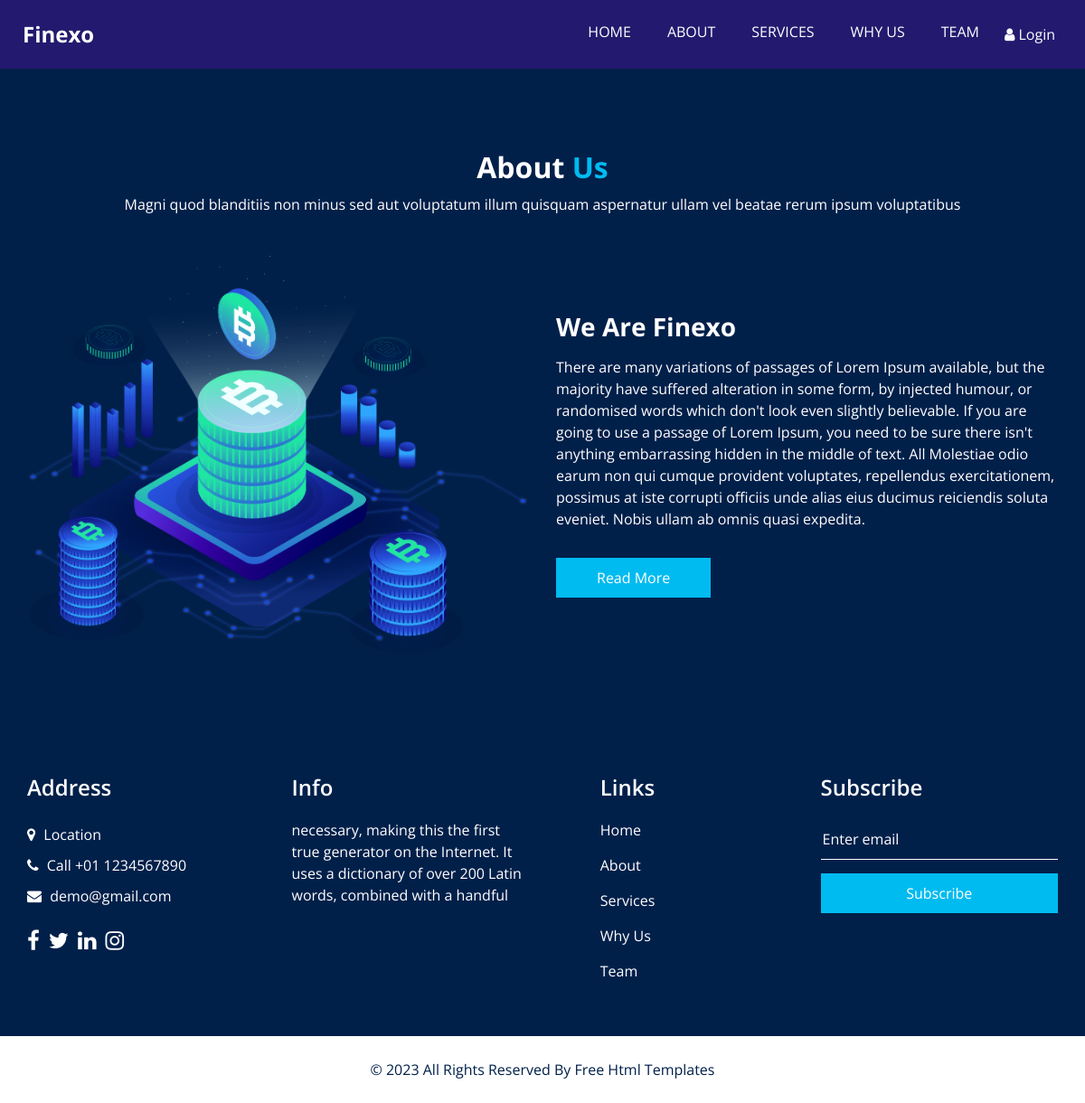
The page /about/ on the database its author committed.
### app1/models.py (models this page shows, shortened)
class AboutUs(models.Model):
    image = models.ImageField(upload_to="about/")
    title = models.CharField(max_length=200)
    text = models.TextField()
    objects = models.Manager()

### app1/views.py (the view)
# urls.py: path("about/", AboutView, name="about"),
def AboutView(req):
    about = AboutUs.objects.all()
    context = {"about": about}
    return render(req, "about.html", context)

### templates/about.html (shortened to what this page needs)
{% extends 'base.html' %}
{% load static %}
{% block content %}
<section class="about_section layout_padding">
    <div class="container  ">
        <div class="heading_container heading_center">
            <h2>
                About <span>Us</span>
            </h2>
            <p>
                Magni quod blanditiis non minus sed aut voluptatum illum quisquam aspernatur ullam vel beatae rerum
                ipsum voluptatibus
            </p>
        </div>
        {%for ab in about%}
        <div class="row">
            <div class="col-md-6 ">
                <div class="img-box">
                    <img src="{{ab.image.url}}" alt="">
                </div>
            </div>
            <div class="col-md-6">
                <div class="detail-box">
                    <h3>
                        {{ab.title}}
                    </h3>
                    <p>
                        {{ab.text}}
                    </p>
                    <a href="">
                        Read More
                    </a>
                </div>
            </div>
        </div>
        {%endfor%}
    </div>
</section>
{% endblock content %}

### static/css/responsive.css (style rules this page uses)
@media (min-width: 1200px) { .container { max-width: 1170px; } }

### static/css/style.css (style rules this page uses)
body { font-family: "Open Sans", sans-serif; color: #0c0c0c; background-color: #ffffff; overflow-x: hidden; }
.layout_padding { padding: 90px 0; }
.heading_container { display: flex; flex-direction: column; align-items: flex-start; }
.heading_container h2 { position: relative; font-weight: bold; margin-bottom: 0; }
.heading_container h2 span { color: #00bbf0; }
.heading_container p { margin-top: 10px; margin-bottom: 0; }
.heading_container.heading_center { align-items: center; text-align: center; }
a, a:hover, a:focus { text-decoration: none; }
.about_section { background-color: #00204a; color: #ffffff; }
.about_section .heading_container { margin-bottom: 45px; }
.about_section .row { align-items: center; }
.about_section .img-box img { max-width: 100%; }
.about_section .detail-box h3 { font-weight: bold; }
.about_section .detail-box p { margin-top: 15px; }
.about_section .detail-box a { display: inline-block; padding: 10px 45px; background-color: #00bbf0; color: #ffffff; border-radius: 0px; transition: all 0.3s; border: none; margin-top: 15px; }

### templates/base.html (style rules this page uses)
body { font-family: "Open Sans", sans-serif; color: #0c0c0c; background-color: #ffffff; overflow-x: hidden; }
.layout_padding { padding: 90px 0; }
.heading_container { display: flex; flex-direction: column; align-items: flex-start; }
.heading_container h2 { position: relative; font-weight: bold; margin-bottom: 0; }
.heading_container h2 span { color: #00bbf0; }
.heading_container p { margin-top: 10px; margin-bottom: 0; }
.heading_container.heading_center { align-items: center; text-align: center; }
a, a:hover, a:focus { text-decoration: none; }
.about_section { background-color: #00204a; color: #ffffff; }
.about_section .heading_container { margin-bottom: 45px; }
.about_section .row { align-items: center; }
.about_section .img-box img { max-width: 100%; }
.about_section .detail-box h3 { font-weight: bold; }
.about_section .detail-box p { margin-top: 15px; }
.about_section .detail-box a { display: inline-block; padding: 10px 45px; background-color: #00bbf0; color: #ffffff; border-radius: 0px; transition: all 0.3s; border: none; margin-top: 15px; }

### rows shown on the page
AboutUs: image (picture), title "We Are Finexo", text "There are many variations of passages of Lorem Ipsum available, but the majority have suffered alteration in some form, by injected humour, or randomised words which don't look even slightly believable. If you are going to use a passage of Lorem Ipsum, you need to be sure there isn't anything embarrassing hidden in the middle of text. All Molestiae odio earum non qui cumque provident voluptates, repellendus exercitationem, possimus at iste corrupti officiis unde alias eius ducimus reiciendis soluta eveniet. Nobis ullam ab omnis quasi expedita."
